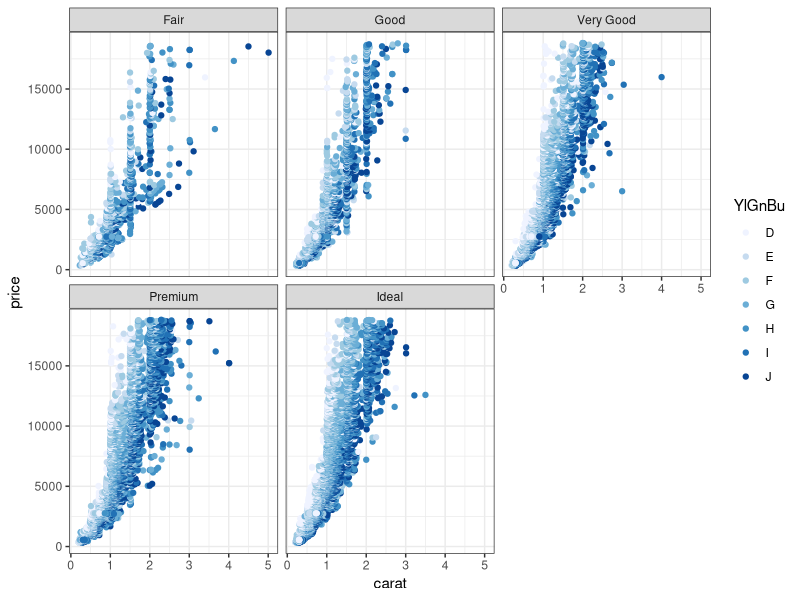

Source code (R):
## ---- chunk 1
knitr::opts_chunk$set(echo = TRUE)
## ---- chunk 2
library(ggplot2)

p1 <- ggplot(diamonds, 
       aes(x = carat, y = price, color = color)) + 
    geom_point() + 
    facet_wrap(~cut) + 
    scale_color_brewer("YlGnBu") + 
    theme_bw()

p1
